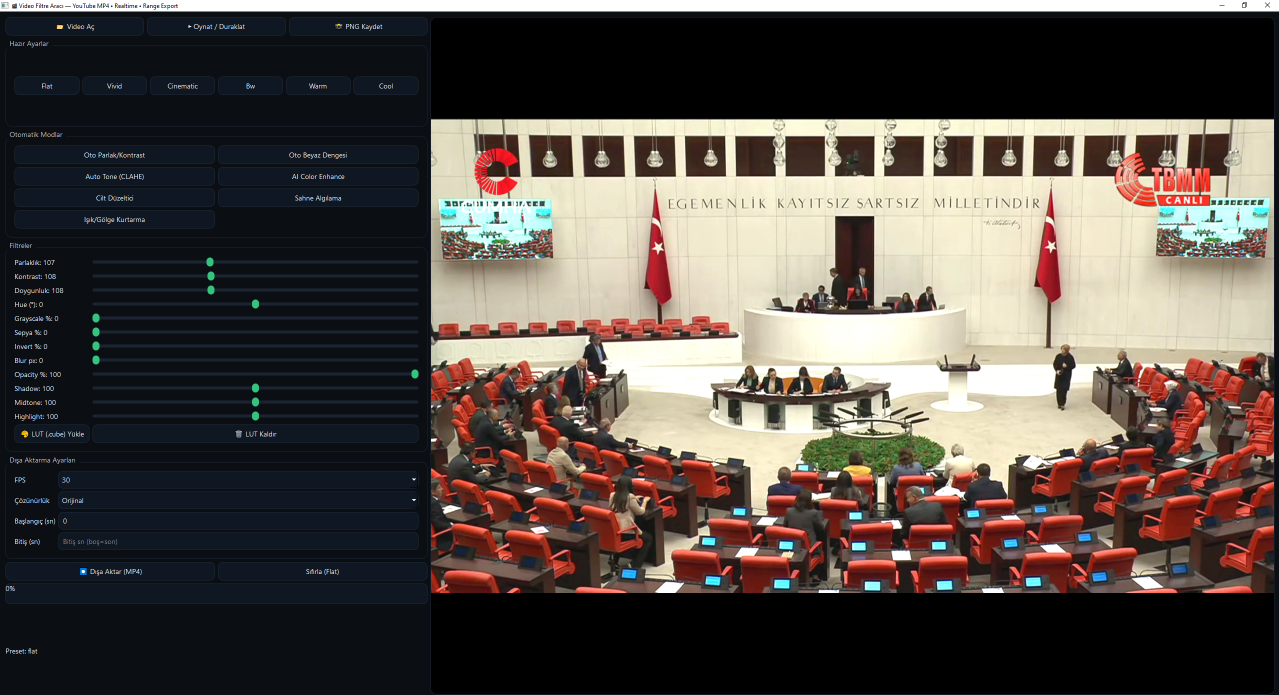
#> input picture s1.png, 2558 x 1390 px (shown at 1/2 size)
$ python -i video_filter_app.py   (imports and definitions only)
#> lines starting #> are read from the running program, lines starting #| are printed output that depends on the picture
#> further down, picture is the input picture: shape (1390, 2558, 3); mean B, G, R 70.8, 75.8, 83.5
# -*- coding: utf-8 -*-
# 🎬 Video Filtre Aracı — PySide6 + OpenCV + FFmpeg (YouTube MP4, Realtime, Range Export, No Upscale)
# Özellikler:
# - Canlı önizleme: Parlaklık, Kontrast, Doygunluk, Hue, Gri, Sepya, İnvert, Blur, Opaklık
# - Preset: flat, vivid, cinematic, bw, warm, cool
# - Otomatik modlar: autoBright, autoWhite, autoTone (CLAHE), aiColor, skinTone, scene, recover
# - Başlangıç–Bitiş saniye aralığıyla dışa aktarma (MP4 H.264 + AAC, YouTube uyumlu)
# - FPS: 24/25/30/50/60
# - Çözünürlük: Orijinal, 1080p, 720p, 480p (asla upscale yapmaz)
# - PNG kare kaydı
# - Threaded export + FFmpeg PIPE (rgb24) + even boyut güvenliği

import sys, os, cv2, subprocess, time, tempfile
from pathlib import Path
import numpy as np
import shutil


from PySide6 import QtCore, QtGui, QtWidgets
from PySide6.QtCore import Qt, QTimer, QThread, Signal
from PySide6.QtWidgets import (
    QApplication, QWidget, QLabel, QPushButton, QFileDialog, QVBoxLayout, QHBoxLayout,
    QGroupBox, QGridLayout, QSlider, QComboBox, QLineEdit, QMessageBox, QProgressBar
)


# ======================= Görüntü İşleme =======================

def clamp255(x): return np.clip(x, 0, 255).astype(np.uint8)

# [32 lines left out: functions apply_brightness_contrast, apply_saturation_hue, apply_grayscale, apply_sepia, apply_invert, apply_blur, not called in this run]

def apply_opacity(img, p):
    if p >= 100: return img
    return cv2.addWeighted(img, p/100.0, np.zeros_like(img), 1-p/100.0, 0)

# [5 lines left out: function gray_world_white_balance, not called in this run]

def clahe_auto_tone_bgr(img):
    lab = cv2.cvtColor(img, cv2.COLOR_BGR2LAB)
#> lab: shape (1390, 2558, 3); mean of channels 0, 1, 2 79, 130.5, 132.4
    l,a,b = cv2.split(lab)
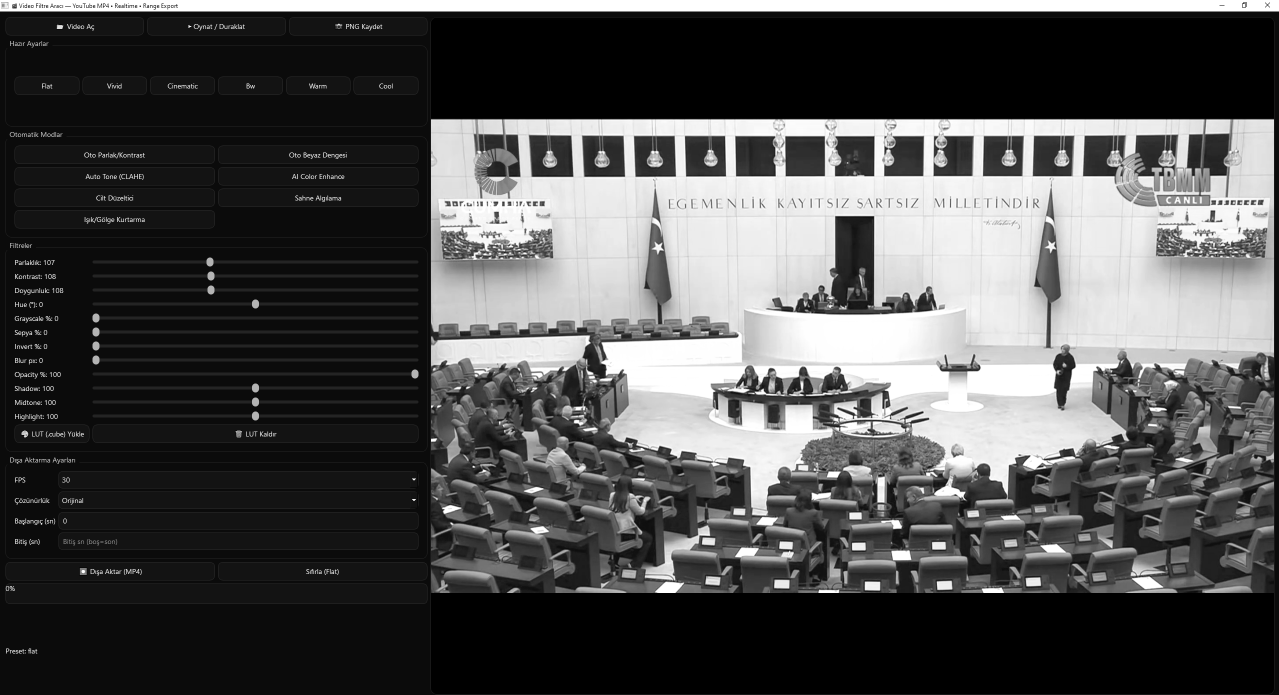
#> l: shape (1390, 2558) (shown at 1/2 size); min 0, max 255, mean 79
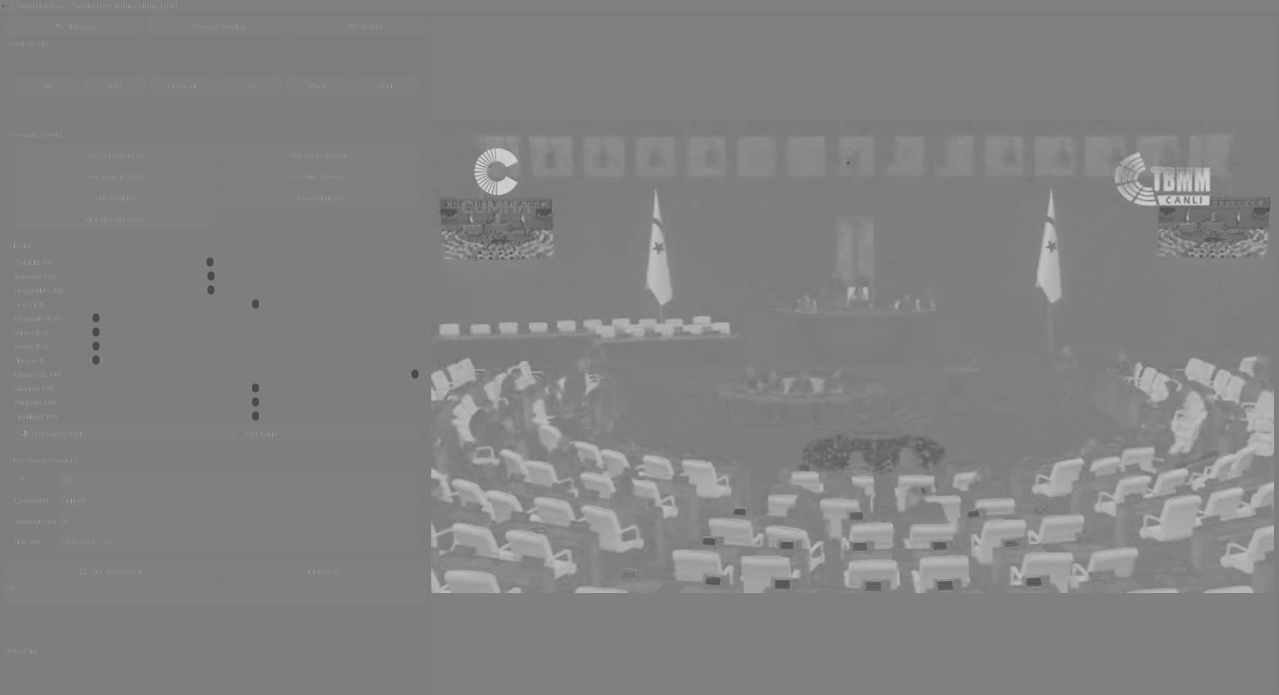
#> a: shape (1390, 2558) (shown at 1/2 size); min 60, max 208, mean 130.5
    clahe = cv2.createCLAHE(clipLimit=2.0, tileGridSize=(8,8))
    l2 = clahe.apply(l)
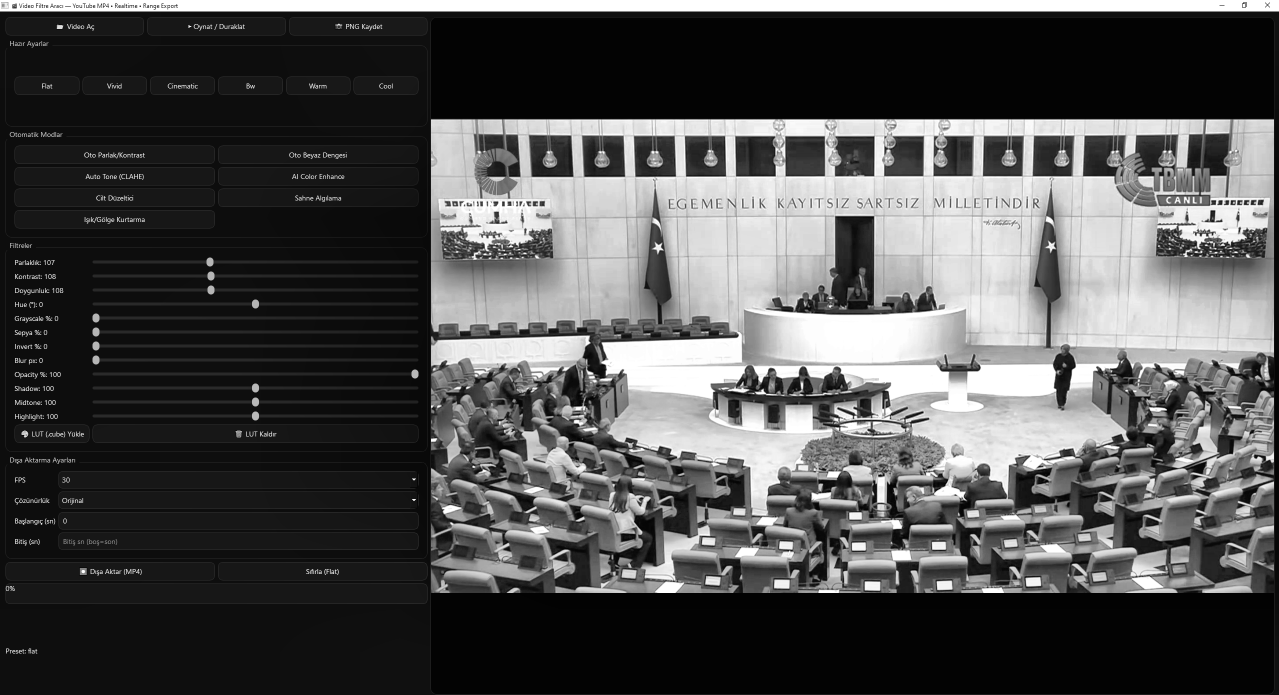
#> l2: shape (1390, 2558) (shown at 1/2 size); min 1, max 255, mean 79.5
    return cv2.cvtColor(cv2.merge([l2,a,b]), cv2.COLOR_LAB2BGR)
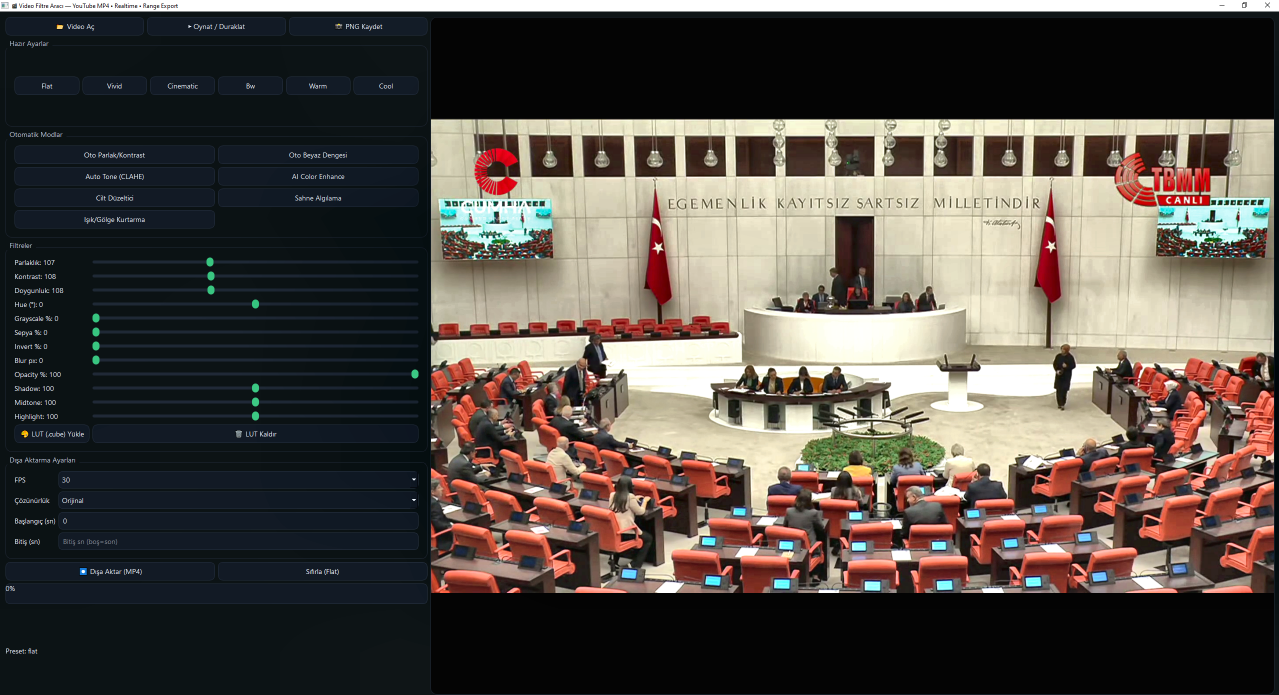
#> returned value: shape (1390, 2558, 3) (shown at 1/2 size); mean B, G, R 70.6, 76.3, 83.2

# [66 lines left out: functions highlight_shadow_recover, apply_tone_curve, load_cube_lut, apply_lut, apply_filter_chain, not called in this run]


def avg_brightness(img):
    return float(cv2.cvtColor(img, cv2.COLOR_BGR2GRAY).mean())

# ======================= Presetler =======================

PRESETS = {
    "flat":      dict(brightness=100, contrast=95,  saturate=95,  hue=0,   gray=0,  sepia=0, invert=0, blur=0,  opacity=100),
    "vivid":     dict(brightness=105, contrast=120, saturate=135, hue=0,   gray=0,  sepia=0, invert=0, blur=0,  opacity=100),
    "cinematic": dict(brightness=95,  contrast=125, saturate=110, hue=-8,  gray=0,  sepia=10,invert=0, blur=1,  opacity=100),
    "bw":        dict(brightness=100, contrast=120, saturate=0,   hue=0,   gray=100,sepia=0, invert=0, blur=0,  opacity=100),
    "warm":      dict(brightness=102, contrast=108, saturate=115, hue=-10, gray=0,  sepia=8, invert=0, blur=0,  opacity=100),
    "cool":      dict(brightness=102, contrast=108, saturate=110, hue=12,  gray=0,  sepia=0, invert=0, blur=0,  opacity=100),
}

# ======================= Export Thread (FFmpeg PIPE) =======================

# [15 lines left out: function compute_target_size, not called in this run]

# [113 lines that did not run here, left out]

def shutil_which(cmd):
    # küçük yardımcı (Windows'ta da çalışır)
    from shutil import which
    return which(cmd)

# ======================= GUI =======================

class VideoFilterApp(QWidget):
    # [218 lines left out: functions __init__, build_ui, on_slider, apply_preset, apply_auto_mode, load_lut, not called in this run]

    def clear_lut(self):
        self.lut_data = None
        self.lbl_status.setText("LUT kaldırıldı")

    # ==== Video ====
    # [76 lines left out: functions open_video, toggle_play, update_preview, show_frame, save_png, export_video, not called in this run]

    def on_export_progress(self, pct, txt):
        self.prog.setValue(pct); self.lbl_status.setText(txt)

    # [9 lines left out: functions on_export_finished, on_export_failed, not called in this run]

# ======================= MAIN =======================

# [5 lines not run here, left out]

>>> import cv2
>>> picture = cv2.imread('s1.png')
>>> result = clahe_auto_tone_bgr(picture)
